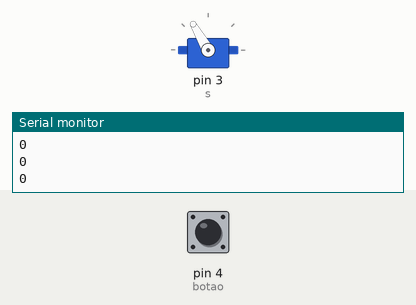
The sketch below on a simulated Arduino Uno, built with avr-gcc and run on an emulated ATmega328P. On the bench: servo, the last lines printed to the serial monitor. The test bench sets the inputs (shaded band); at power-on: pin 4 (botao) LOW.

Above: at 1.2 s.
1.3 s: pin 4 (botao) pulled HIGH for 3.2 s
At 6.0 s:
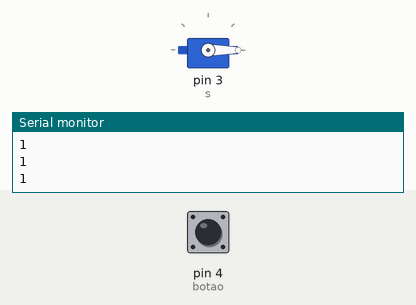
6.3 s: pin 4 (botao) pulled HIGH for 0.15 s
At 7.3 s:
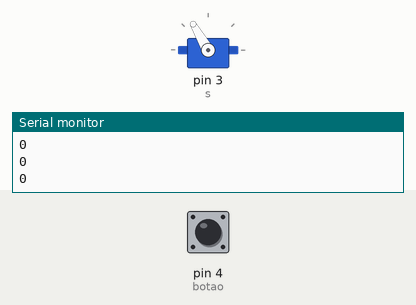
Timing chart, 0 to 9.3 s (numbered marks = the images above; inputs shaded):
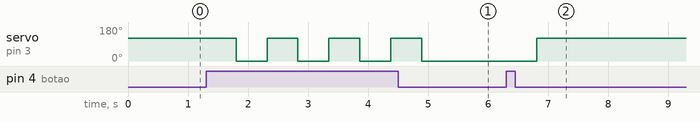

Measured:
- after the input at 1.3 s, servo on pin 3 (s): alternates 120° for 0.52 s and 0° for 0.52 s, 7 changes in all, then stays 0°, starting after 0.50 s
- after the input at 6.3 s, servo on pin 3 (s): 0° → 120° after 0.51 s

The sketch:

portaoAutomatico.ino
```cpp
#include "Servo.h"

  Servo s; //variável que cuida do Servo

  int botao = 4;
  int estado = 0;
  int guardaestado = LOW;

void setup() {
  s.attach(3); //setando a porta do servo
  s.write(0);
  pinMode (botao, INPUT);
  Serial.begin(9600); //Porta Serial para acompanharmos os valores passados pelo potenciômetro

}

void loop() {
   estado= digitalRead (botao);

  if (estado==HIGH) {
    guardaestado =! guardaestado;
    delay(500);
  }
  if (guardaestado == LOW){


      s.write(120);
      delay(15);

  }
  if (guardaestado ==HIGH){
    s.write(0);
    delay (15);
  }
  Serial.println(guardaestado);

  }
```
